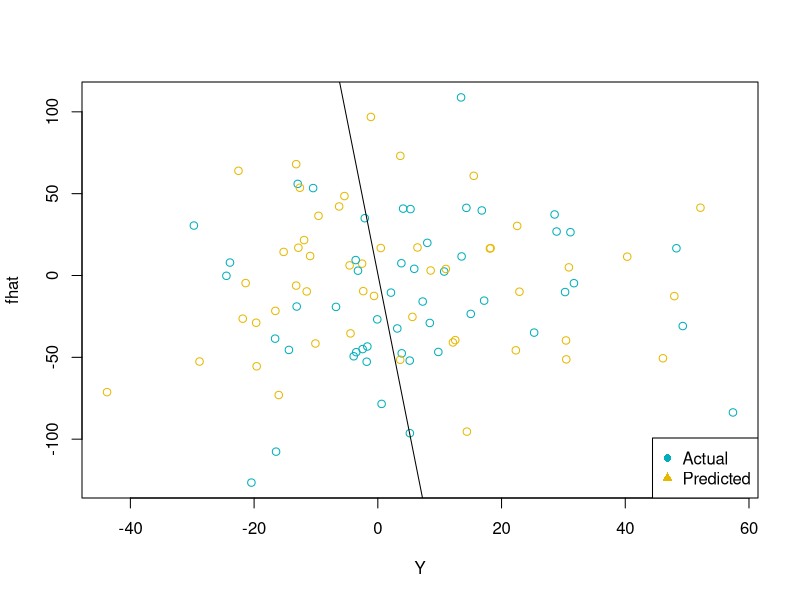

Generate this figure with R:
## ---- chunk 1
MSE <- matrix(0, ncol = 9, nrow = 1000)
c <- 0

for (j in seq(5,45, by = 5)) {
  
  j <- j+1
  c <- c + 1
  
for (i in 1:1000) {
  
  X <- cbind(rep(1,50), matrix(rep(rnorm(45),50), nrow = 50, ncol = 45, byrow = FALSE))
  Y <- X %*% runif(46,0,5) + rnorm(50)
  Training <- as.data.frame(cbind(Y,X))
  
  X <- cbind(rep(1,100), matrix(rnorm(45*100), nrow = 100, ncol = 45))
  Y <- X %*% runif(46,0,5) + rnorm(100)
  
  Test <- as.data.frame(cbind(Y,X))
  
  Model <- lm(V1 ~ ., data = Training[, 1:j])
  
  fhat <- predict(Model, newdata = Test)
  
  }
  
}

summary(MSE)

colors <- c("#00AFBB", "#E7B800")

plot(Y, fhat, col = colors)

legend("bottomright", legend = c("Actual", "Predicted"),
       col =  c("#00AFBB", "#E7B800"),
       pch = c(16, 17, 18) )
abline(a = X, b = fhat)
## ---- chunk 2
1 + 1
